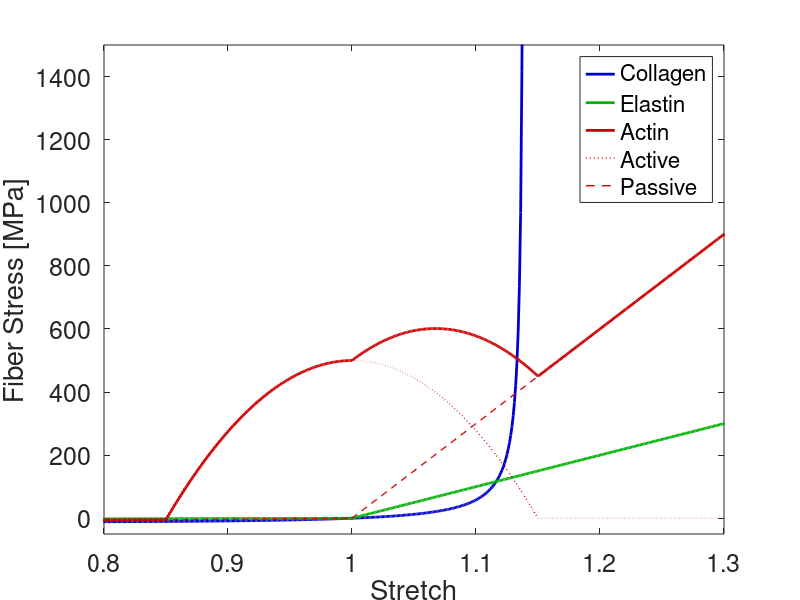

Source code (MATLAB):
% Fiber model
% close all
% clear all
% clc

fib_mod = 0.7e9;
fib_area = pi()*100e-9*100e-9;

R0 = 5.8; % [nm] roughly radius of collagen microfibril
r0 = 1.6; % [nm] roughly a collagen triple helix
H0 = 67.4; %[nm] d-pattern banding in collagen molecules
PI=pi();

L0 = sqrt((2 * PI*R0)*(2 * PI*R0) + H0*H0);

lambda_bar = L0 / H0;

E_bar = fib_mod * H0*H0 / (L0*(H0 + (1 + 37 / (6 * PI*PI) + 2 * (L0*L0) / ((PI*r0)*(PI*r0)))*(L0 - H0)));

sigma = 0;

for k=1:1501
    lambda = 0.65+(0.001*(k-1));
    
    if (lambda <= lambda_bar) % see above paper for more information
        H = lambda * H0;
        R = sqrt(L0*L0 - H*H) / (2 * PI);
        eta = (R*R + H*H) / (L0*H*(1 + 4 * R*R / (r0*r0) + 6 * (20 / 9 + R*R / (r0*r0))*R*R / (H*H)));
        
        dHdlam = H0;
        
        dRdH = -H/(2*PI*sqrt((L0*L0 - H*H)));
        
        dEtadH = -(H*H + R*R) / ((H*H) * L0*(6 * (R*R) * ((R*R) / (r0*r0) + 20 / 9) / (H*H) + 4 * (R*R) / (r0*r0) + 1)) +...
            2 / (L0*(6 * (R*R) * ((R*R) / (r0*r0) + 20 / 9) / (H*H) + 4 * (R*R) / (r0*r0) + 1)) +...
            12 * (R*R) * ((H*H) + (R*R))*((R*R) / (r0*r0) + 20 / 9) / ((H*H*H*H) * L0*((6 *(R*R) *...
            ((R*R) / (r0*r0) + 20 / 9) / (H*H) + 4 * (R*R) / (r0*r0) + 1)*(6 * (R*R) * ((R*R) / ...
            (r0*r0) + 20 / 9) / (H*H) + 4 * (R*R) / (r0*r0) + 1)));
        
        dEtadR = 2 * R / (H*L0*(6 * (R*R) * ((R*R) / (r0*r0) + 20 / 9) / (H*H) + 4 * (R*R) / (r0*r0) + 1)) -...
            ((H*H) + (R*R))*(12 * (R*R) / ((r0*r0) * (H*H)) + 12 * R*((R*R) /...
            (r0*r0) + 20 / 9) / (H*H) + 8 * R / (r0*r0)) / (H*L0*((6 * (R*R) *...
            ((R*R) / (r0*r0) + 20 / 9) / (H*H) + 4 * (R*R) / (r0*r0) + 1)*(6 * (R*R) * ((R*R) /...
            (r0*r0) + 20 / 9) / (H*H) + 4 * (R*R) / (r0*r0) + 1)));
        
        dEtadlam = dEtadH * dHdlam + dEtadR * dRdH*dHdlam;
        
        sigma = eta * E_bar*(lambda - 1);
        dsigma = (eta*E_bar + E_bar * (lambda - 1)*dEtadlam);
        dFdlam = fib_area * (eta*E_bar + E_bar * (lambda - 1)*dEtadlam);
        
    else
        
        sigma = E_bar * (lambda_bar - 1) + fib_mod * (lambda / lambda_bar - 1);
        dsigma = fib_mod / lambda_bar;
        dFdlam = fib_mod * fib_area / lambda_bar;
    end
    F(k) = sigma*fib_area;
    stress(k) = sigma;
    dstress(k) = dsigma;
    dF(k) = dFdlam;
    lam(k)=lambda;
    
    GS = (lambda-1);
    
    Ee =  1e6;
    if lambda < 1
        Ee = 1e-2*Ee ;
    end
    
    stressE(k) = Ee*GS;
    Fe(k) = stressE(k)*fib_area;
    
    Em = 3000e3;
    Em2=2000e3;
    if lambda < 1
        Em = 1e-2*Em ;
        Em2=1e-2*Em2;
    end
    lam_max = 1;
    lam_min = 0.85;
    S=500e3;
    S2=200e3;
    
    stressM_p(k) = Em*GS;
    Fmp(k) = Em*GS*fib_area/100;
    f_lam = 1-(lam_max-lambda)^2/(lam_max-lam_min)^2;
        
    

    stressM_a(k) = S*f_lam;
    Fma(k) = S*f_lam*fib_area/100;
    if stressM_a(k)<0
           stressM_a(k) = 0;
    Fma(k) = 0; 
    end
    stressM(k) = stressM_a(k)+stressM_p(k);
    Fm(k) = Fma(k);
    
    stressM2_p(k) = Em2*GS;
    Fmp2(k) = Em2*GS*fib_area/100;
    f_lam2 = 1-(lam_max-lambda)^2/(lam_max-lam_min)^2;
%         
    stressM2_a(k) = S2*f_lam2;
    Fma2(k) = S2*f_lam2*fib_area/100;
    stressM2(k) = stressM2_a(k)+stressM2_p(k);
    Fm2(k) = Fma2(k);
end

idx =find(stress > 50e3,1,'first');
idx2 = find(stressM > 450e3,1,'first');
% 
% figure
% plot(lam,F.*1e9,'b-','LineWidth', 2)
% hold on
% plot(lam,Fe.*1e9,'g-','LineWidth', 2)
% plot(lam,Fm.*1e9,'r-','LineWidth', 2)
% plot(lam,Fma.*1e9,'r:','LineWidth', 2)
% % plot(lam,Fmp.*1e9,'r--','LineWidth', 2)
% plot(lam,Fm2.*1e9,'m-','LineWidth', 2)
% plot(lam,Fma2.*1e9,'m:','LineWidth', 2)
% % plot(lam,Fmp2.*1e9,'m--','LineWidth', 2)
% xlabel('Stretch')
% ylabel('Fiber Force (nN)')
% set(gca,'FontSize',18)
% legend('Collagen','Elastin','Actin','Active','Passive')
% axis([0.65 1.55 -0.5 10.5])

% figure
% plot(lam, dF.*1e9,'r--','LineWidth', 2)
% xlabel('Stretch')
% ylabel('Tangent Modulus (nN)')
% set(gca,'FontSize',18)
% 
% comp_modulus = mean(dF(1:50));
% tens_modulus = mean(dF(52:101));
% 
% modulus_ratio = tens_modulus/comp_modulus;

figure
plot(lam, stress./1e3,'-','Color',[0 0 0.8],'LineWidth', 2)
hold on
plot(lam,stressE./1e3,'-','Color',[0 0.7 0],'LineWidth',2)
plot(lam,stressM./1e3,'-','Color',[0.8 0 0],'LineWidth',2)
plot(lam,stressM_a./1e3,':','Color',[0.8 0 0],'LineWidth',1)
plot(lam,stressM_p./1e3,'--','Color',[0.8 0 0],'LineWidth',1)
% plot(lam,stressM2./1e3,'m-','LineWidth',2)
% plot(lam,stressM2_a./1e3,'m:','LineWidth',1)
% plot(lam,stressM2_p./1e3,'m--','LineWidth',1)
% plot(lam(idx), stress(idx)/1e9,'x','Color',[0 0 0.8],'MarkerSize',10,'LineWidth',2)
% plot(lam(idx2),stressM(idx2)./1e9,'x','Color',[0.8 0 0],'MarkerSize',10,'LineWidth',2)
%plot([1.1 1.1],[-10 10],'k:','LineWidth',2)
%plot([1.13 1.13],[-10 10],'k:','LineWidth',2)
%  plot(1.167, 0.2,'ro','LineWidth',2,'MarkerSize', 8);
%  plot(1.1375, 1.75,'ro','LineWidth',2,'MarkerSize', 8);
%  plot(1.167, 0.2,'rx','LineWidth',2,'MarkerSize', 6);
%  plot(1.1375, 1.75,'rx','LineWidth',2,'MarkerSize', 6);
xlabel('Stretch')
ylabel('Fiber Stress [MPa]')
legend('Collagen','Elastin','Actin','Active','Passive')
set(gca,'FontSize',18)
axis([0.8 1.3 -50 1500])

%plot(, 2e6,'ro','MarkerSize', 3);

% figure
% plot(lam, dstress./1e6,'r--','LineWidth', 2)
% xlabel('Stretch')
% ylabel('Tangent Modulus (MPa)')
% set(gca,'FontSize',18)


